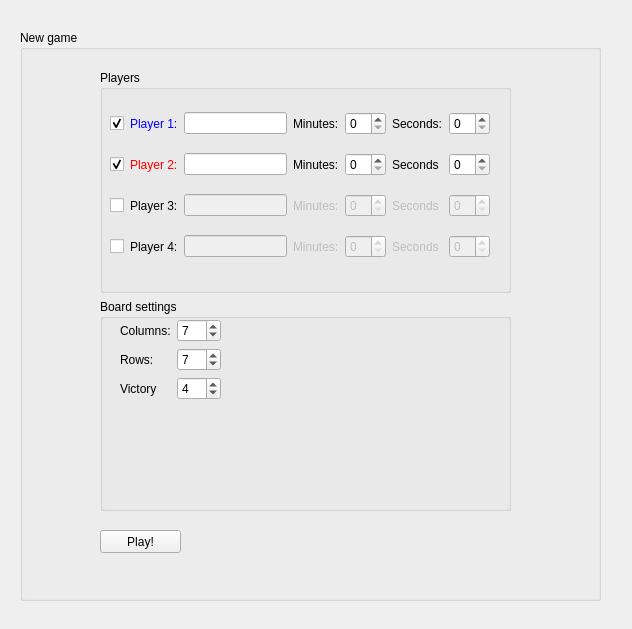
<?xml version="1.0" encoding="UTF-8"?>
<ui version="4.0">
 <class>NewGamePanel</class>
 <widget class="QWidget" name="NewGamePanel">
  <property name="geometry">
   <rect>
    <x>0</x>
    <y>0</y>
    <width>632</width>
    <height>629</height>
   </rect>
  </property>
  <property name="windowTitle">
   <string>Form</string>
  </property>
  <widget class="QGroupBox" name="groupBox_2">
   <property name="geometry">
    <rect>
     <x>20</x>
     <y>30</y>
     <width>581</width>
     <height>571</height>
    </rect>
   </property>
   <property name="title">
    <string>New game</string>
   </property>
   <widget class="QWidget" name="gridLayoutWidget_2">
    <property name="geometry">
     <rect>
      <x>80</x>
      <y>40</y>
      <width>411</width>
      <height>441</height>
     </rect>
    </property>
    <layout class="QGridLayout" name="gridLayout_2">
     <item row="0" column="0">
      <widget class="QGroupBox" name="playersForm">
       <property name="title">
        <string>Players</string>
       </property>
       <widget class="QWidget" name="gridLayoutWidget">
        <property name="geometry">
         <rect>
          <x>10</x>
          <y>30</y>
          <width>380</width>
          <height>171</height>
         </rect>
        </property>
        <layout class="QGridLayout" name="gridLayout">
         <item row="0" column="1">
          <widget class="QLabel" name="label_4">
           <property name="palette">
            <palette>
             <active>
              <colorrole role="WindowText">
               <brush brushstyle="SolidPattern">
                <color alpha="255">
                 <red>0</red>
                 <green>0</green>
                 <blue>255</blue>
                </color>
               </brush>
              </colorrole>
             </active>
             <inactive>
              <colorrole role="WindowText">
               <brush brushstyle="SolidPattern">
                <color alpha="255">
                 <red>0</red>
                 <green>0</green>
                 <blue>255</blue>
                </color>
               </brush>
              </colorrole>
             </inactive>
             <disabled>
              <colorrole role="WindowText">
               <brush brushstyle="SolidPattern">
                <color alpha="255">
                 <red>120</red>
                 <green>120</green>
                 <blue>120</blue>
                </color>
               </brush>
              </colorrole>
             </disabled>
            </palette>
           </property>
           <property name="text">
            <string>Player 1:</string>
           </property>
          </widget>
         </item>
         <item row="1" column="1">
          <widget class="QLabel" name="label_5">
           <property name="palette">
            <palette>
             <active>
              <colorrole role="WindowText">
               <brush brushstyle="SolidPattern">
                <color alpha="255">
                 <red>255</red>
                 <green>0</green>
                 <blue>0</blue>
                </color>
               </brush>
              </colorrole>
             </active>
             <inactive>
              <colorrole role="WindowText">
               <brush brushstyle="SolidPattern">
                <color alpha="255">
                 <red>255</red>
                 <green>0</green>
                 <blue>0</blue>
                </color>
               </brush>
              </colorrole>
             </inactive>
             <disabled>
              <colorrole role="WindowText">
               <brush brushstyle="SolidPattern">
                <color alpha="255">
                 <red>120</red>
                 <green>120</green>
                 <blue>120</blue>
                </color>
               </brush>
              </colorrole>
             </disabled>
            </palette>
           </property>
           <property name="text">
            <string>Player 2:</string>
           </property>
          </widget>
         </item>
         <item row="2" column="1">
          <widget class="QLabel" name="label_6">
           <property name="text">
            <string>Player 3:</string>
           </property>
          </widget>
         </item>
         <item row="3" column="1">
          <widget class="QLabel" name="label_7">
           <property name="text">
            <string>Player 4:</string>
           </property>
          </widget>
         </item>
         <item row="0" column="2">
          <widget class="QLineEdit" name="lineEdit"/>
         </item>
         <item row="1" column="2">
          <widget class="QLineEdit" name="lineEdit_2"/>
         </item>
         <item row="2" column="2">
          <widget class="QLineEdit" name="lineEdit_3">
           <property name="enabled">
            <bool>false</bool>
           </property>
          </widget>
         </item>
         <item row="3" column="2">
          <widget class="QLineEdit" name="lineEdit_4">
           <property name="enabled">
            <bool>false</bool>
           </property>
          </widget>
         </item>
         <item row="0" column="4">
          <widget class="QSpinBox" name="spinBox">
           <property name="enabled">
            <bool>true</bool>
           </property>
          </widget>
         </item>
         <item row="1" column="4">
          <widget class="QSpinBox" name="spinBox_2"/>
         </item>
         <item row="2" column="4">
          <widget class="QSpinBox" name="spinBox_3">
           <property name="enabled">
            <bool>false</bool>
           </property>
          </widget>
         </item>
         <item row="3" column="4">
          <widget class="QSpinBox" name="spinBox_4">
           <property name="enabled">
            <bool>false</bool>
           </property>
          </widget>
         </item>
         <item row="0" column="6">
          <widget class="QSpinBox" name="spinBox_5"/>
         </item>
         <item row="1" column="6">
          <widget class="QSpinBox" name="spinBox_6"/>
         </item>
         <item row="2" column="6">
          <widget class="QSpinBox" name="spinBox_7">
           <property name="enabled">
            <bool>false</bool>
           </property>
          </widget>
         </item>
         <item row="3" column="6">
          <widget class="QSpinBox" name="spinBox_8">
           <property name="enabled">
            <bool>false</bool>
           </property>
          </widget>
         </item>
         <item row="0" column="3">
          <widget class="QLabel" name="label_8">
           <property name="text">
            <string>Minutes:</string>
           </property>
          </widget>
         </item>
         <item row="1" column="3">
          <widget class="QLabel" name="label_9">
           <property name="text">
            <string>Minutes:</string>
           </property>
          </widget>
         </item>
         <item row="2" column="3">
          <widget class="QLabel" name="label_10">
           <property name="enabled">
            <bool>false</bool>
           </property>
           <property name="text">
            <string>Minutes:</string>
           </property>
          </widget>
         </item>
         <item row="3" column="3">
          <widget class="QLabel" name="label_11">
           <property name="enabled">
            <bool>false</bool>
           </property>
           <property name="text">
            <string>Minutes:</string>
           </property>
          </widget>
         </item>
         <item row="0" column="5">
          <widget class="QLabel" name="label_12">
           <property name="text">
            <string>Seconds:</string>
           </property>
          </widget>
         </item>
         <item row="1" column="5">
          <widget class="QLabel" name="label_13">
           <property name="text">
            <string>Seconds</string>
           </property>
          </widget>
         </item>
         <item row="2" column="5">
          <widget class="QLabel" name="label_14">
           <property name="enabled">
            <bool>false</bool>
           </property>
           <property name="text">
            <string>Seconds</string>
           </property>
          </widget>
         </item>
         <item row="3" column="5">
          <widget class="QLabel" name="label_15">
           <property name="enabled">
            <bool>false</bool>
           </property>
           <property name="text">
            <string>Seconds</string>
           </property>
          </widget>
         </item>
         <item row="0" column="0">
          <widget class="QCheckBox" name="checkBox">
           <property name="text">
            <string/>
           </property>
           <property name="checked">
            <bool>true</bool>
           </property>
           <property name="tristate">
            <bool>false</bool>
           </property>
          </widget>
         </item>
         <item row="1" column="0">
          <widget class="QCheckBox" name="checkBox_2">
           <property name="text">
            <string/>
           </property>
           <property name="checked">
            <bool>true</bool>
           </property>
          </widget>
         </item>
         <item row="2" column="0">
          <widget class="QCheckBox" name="checkBox_3">
           <property name="text">
            <string/>
           </property>
          </widget>
         </item>
         <item row="3" column="0">
          <widget class="QCheckBox" name="checkBox_4">
           <property name="text">
            <string/>
           </property>
          </widget>
         </item>
        </layout>
       </widget>
      </widget>
     </item>
     <item row="1" column="0">
      <widget class="QGroupBox" name="groupBox">
       <property name="maximumSize">
        <size>
         <width>16777215</width>
         <height>212</height>
        </size>
       </property>
       <property name="title">
        <string>Board settings</string>
       </property>
       <widget class="QWidget" name="formLayoutWidget">
        <property name="geometry">
         <rect>
          <x>20</x>
          <y>20</y>
          <width>101</width>
          <height>81</height>
         </rect>
        </property>
        <layout class="QFormLayout" name="formLayout">
         <property name="fieldGrowthPolicy">
          <enum>QFormLayout::AllNonFixedFieldsGrow</enum>
         </property>
         <item row="0" column="0">
          <widget class="QLabel" name="label">
           <property name="text">
            <string>Columns:</string>
           </property>
          </widget>
         </item>
         <item row="0" column="1">
          <widget class="QSpinBox" name="columnsInput">
           <property name="minimum">
            <number>2</number>
           </property>
           <property name="maximum">
            <number>40</number>
           </property>
           <property name="value">
            <number>7</number>
           </property>
          </widget>
         </item>
         <item row="1" column="0">
          <widget class="QLabel" name="label_2">
           <property name="text">
            <string>Rows:</string>
           </property>
          </widget>
         </item>
         <item row="2" column="0">
          <widget class="QLabel" name="label_3">
           <property name="text">
            <string>Victory</string>
           </property>
          </widget>
         </item>
         <item row="1" column="1">
          <widget class="QSpinBox" name="rowsInput">
           <property name="minimum">
            <number>2</number>
           </property>
           <property name="maximum">
            <number>40</number>
           </property>
           <property name="value">
            <number>7</number>
           </property>
          </widget>
         </item>
         <item row="2" column="1">
          <widget class="QSpinBox" name="victoryInput">
           <property name="minimum">
            <number>2</number>
           </property>
           <property name="maximum">
            <number>40</number>
           </property>
           <property name="value">
            <number>4</number>
           </property>
          </widget>
         </item>
        </layout>
       </widget>
      </widget>
     </item>
    </layout>
   </widget>
   <widget class="QPushButton" name="pushButton">
    <property name="geometry">
     <rect>
      <x>80</x>
      <y>500</y>
      <width>81</width>
      <height>23</height>
     </rect>
    </property>
    <property name="text">
     <string>Play!</string>
    </property>
   </widget>
  </widget>
 </widget>
 <resources/>
 <connections/>
</ui>
